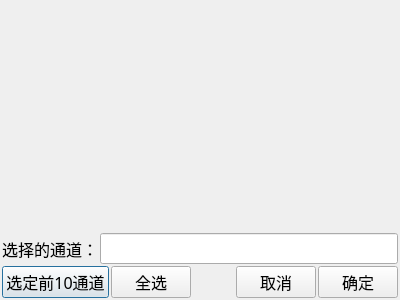
<?xml version="1.0" encoding="UTF-8"?>
<ui version="4.0">
 <class>clsChennalSelect</class>
 <widget class="QDialog" name="clsChennalSelect">
  <property name="geometry">
   <rect>
    <x>0</x>
    <y>0</y>
    <width>400</width>
    <height>300</height>
   </rect>
  </property>
  <property name="font">
   <font>
    <family>楷体</family>
    <pointsize>12</pointsize>
   </font>
  </property>
  <property name="windowTitle">
   <string>选择测试通道</string>
  </property>
  <property name="styleSheet">
   <string notr="true">clsChennalSelect
{
 background-color: rgb(144, 148, 248);
}</string>
  </property>
  <layout class="QVBoxLayout" name="verticalLayout" stretch="10,0,0">
   <property name="spacing">
    <number>2</number>
   </property>
   <property name="leftMargin">
    <number>2</number>
   </property>
   <property name="topMargin">
    <number>2</number>
   </property>
   <property name="rightMargin">
    <number>2</number>
   </property>
   <property name="bottomMargin">
    <number>2</number>
   </property>
   <item>
    <widget class="QWidget" name="wdgChennals" native="true">
     <property name="font">
      <font>
       <family>楷体</family>
       <pointsize>12</pointsize>
      </font>
     </property>
    </widget>
   </item>
   <item>
    <layout class="QHBoxLayout" name="horizontalLayout">
     <property name="spacing">
      <number>2</number>
     </property>
     <item>
      <widget class="QLabel" name="label">
       <property name="font">
        <font>
         <family>楷体</family>
         <pointsize>12</pointsize>
        </font>
       </property>
       <property name="text">
        <string>选择的通道：</string>
       </property>
      </widget>
     </item>
     <item>
      <widget class="QLineEdit" name="txtChennal">
       <property name="font">
        <font>
         <family>楷体</family>
         <pointsize>12</pointsize>
        </font>
       </property>
       <property name="readOnly">
        <bool>true</bool>
       </property>
      </widget>
     </item>
    </layout>
   </item>
   <item>
    <layout class="QHBoxLayout" name="horizontalLayout_2">
     <property name="spacing">
      <number>2</number>
     </property>
     <item>
      <widget class="QPushButton" name="btnSelect10">
       <property name="minimumSize">
        <size>
         <width>40</width>
         <height>30</height>
        </size>
       </property>
       <property name="font">
        <font>
         <family>楷体</family>
         <pointsize>12</pointsize>
        </font>
       </property>
       <property name="text">
        <string>选定前10通道</string>
       </property>
       <property name="checkable">
        <bool>true</bool>
       </property>
      </widget>
     </item>
     <item>
      <widget class="QPushButton" name="btnSelectAll">
       <property name="minimumSize">
        <size>
         <width>40</width>
         <height>30</height>
        </size>
       </property>
       <property name="font">
        <font>
         <family>楷体</family>
         <pointsize>12</pointsize>
        </font>
       </property>
       <property name="text">
        <string>全选</string>
       </property>
       <property name="checkable">
        <bool>true</bool>
       </property>
      </widget>
     </item>
     <item>
      <spacer name="horizontalSpacer">
       <property name="orientation">
        <enum>Qt::Horizontal</enum>
       </property>
       <property name="sizeHint" stdset="0">
        <size>
         <width>40</width>
         <height>20</height>
        </size>
       </property>
      </spacer>
     </item>
     <item>
      <widget class="QPushButton" name="btnCancel">
       <property name="minimumSize">
        <size>
         <width>40</width>
         <height>30</height>
        </size>
       </property>
       <property name="font">
        <font>
         <family>楷体</family>
         <pointsize>12</pointsize>
        </font>
       </property>
       <property name="text">
        <string>取消</string>
       </property>
      </widget>
     </item>
     <item>
      <widget class="QPushButton" name="btnOk">
       <property name="minimumSize">
        <size>
         <width>40</width>
         <height>30</height>
        </size>
       </property>
       <property name="font">
        <font>
         <family>楷体</family>
         <pointsize>12</pointsize>
        </font>
       </property>
       <property name="text">
        <string>确定</string>
       </property>
      </widget>
     </item>
    </layout>
   </item>
  </layout>
 </widget>
 <resources/>
 <connections/>
</ui>
